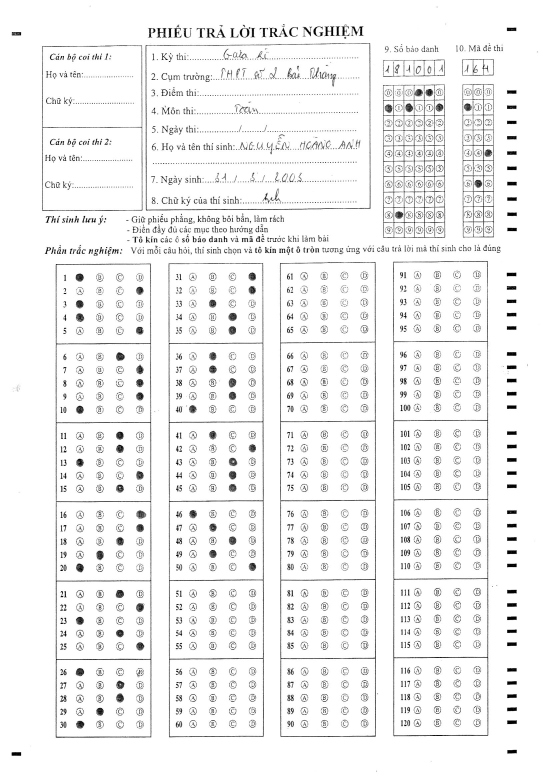
#> input picture 120/Anh_Nghieng/OK_181001_dadae.jpg, 1636 x 2351 px (shown at 1/3 size)
$ python Test2.py
#> lines starting #> are read from the running program, lines starting #| are printed output that depends on the picture; after the words box and inside, x2 and y2 are one past the last pixel; in counts of white or black regions, pixels touching at a corner belong together
### edgeDetect.py
import cv2
import numpy as np
def canny_edge_detection(image_path, blur_ksize=3, threshold1=25, threshold2=200):
	"""
	image_path: link to image
	blur_ksize: Gaussian kernel size
	threshold1: min threshold
	threshold2: max threshold
	"""
	img = cv2.imread(image_path)
	gray = cv2.cvtColor(img, cv2.COLOR_BGR2GRAY)
	img_gaussian = cv2.GaussianBlur(gray, (blur_ksize, blur_ksize), 0)
	img_canny = cv2.Canny(img_gaussian, threshold1, threshold2)

	return img_canny


# [39 lines of commented-out code are left out]
def order_points(pts):
	# initialzie a list of coordinates that will be ordered
	# such that the first entry in the list is the top-left,
	# the second entry is the top-right, the third is the
	# bottom-right, and the fourth is the bottom-left
	rect = np.zeros((4, 2), dtype = "float32")
	# the top-left point will have the smallest sum, whereas
	# the bottom-right point will have the largest sum
	s = pts.sum(axis = 1)
	rect[0] = pts[np.argmin(s)]
	rect[2] = pts[np.argmax(s)]
	# now, compute the difference between the points, the
	# top-right point will have the smallest difference,
	# whereas the bottom-left will have the largest difference
	diff = np.diff(pts, axis = 1)
	rect[1] = pts[np.argmin(diff)]
	rect[3] = pts[np.argmax(diff)]
	# return the ordered coordinates
	return rect

def four_point_transform(image, pts):
	# obtain a consistent order of the points and unpack them
	# individually
	rect = order_points(pts)
	(tl, tr, br, bl) = rect
	# compute the width of the new image, which will be the
	# maximum distance between bottom-right and bottom-left
	# x-coordiates or the top-right and top-left x-coordinates
	widthA = np.sqrt(((br[0] - bl[0]) ** 2) + ((br[1] - bl[1]) ** 2))
	widthB = np.sqrt(((tr[0] - tl[0]) ** 2) + ((tr[1] - tl[1]) ** 2))
	maxWidth = max(int(widthA), int(widthB))
	# compute the height of the new image, which will be the
	# maximum distance between the top-right and bottom-right
	# y-coordinates or the top-left and bottom-left y-coordinates
	heightA = np.sqrt(((tr[0] - br[0]) ** 2) + ((tr[1] - br[1]) ** 2))
	heightB = np.sqrt(((tl[0] - bl[0]) ** 2) + ((tl[1] - bl[1]) ** 2))
	maxHeight = max(int(heightA), int(heightB))
	# now that we have the dimensions of the new image, construct
	# the set of destination points to obtain a "birds eye view",
	# (i.e. top-down view) of the image, again specifying points
	# in the top-left, top-right, bottom-right, and bottom-left
	# order
	dst = np.array([
		[0, 0],
		[maxWidth - 1, 0],
		[maxWidth - 1, maxHeight - 1],
		[0, maxHeight - 1]], dtype = "float32")
	# compute the perspective transform matrix and then apply it
	M = cv2.getPerspectiveTransform(rect, dst)
	warped = cv2.warpPerspective(image, M, (maxWidth, maxHeight))
	# return the warped image
	return warped

### Test2.py
from edgeDetect import four_point_transform,canny_edge_detection
import numpy as np

import cv2
import imutils

path_image="120/Anh_Nghieng/OK_181001_dadae.jpg"
# load the image and compute the ratio of the old height
# to the new height, clone it, and resize it
image = cv2.imread(path_image)
#> image is the input picture: shape (2351, 1636, 3); min 0, max 255, mean 242.1
ratio = image.shape[0] / 500.0
#> ratio = 4.7
orig = image.copy()
image = imutils.resize(image, height = 500)
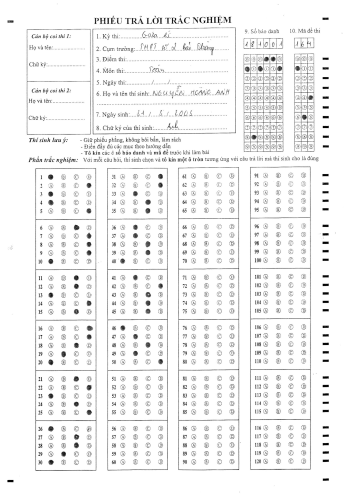
#> image: shape (500, 347, 3); min 0, max 255, mean 242.1
# convert the image to grayscale, blur it, and find edges
# in the image
gray = cv2.cvtColor(image, cv2.COLOR_BGR2GRAY)
gray = cv2.GaussianBlur(gray, (5, 5), 0)
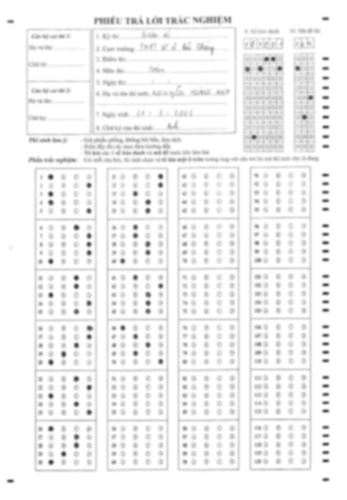
#> gray: shape (500, 347); min 60, max 255, mean 242.1
#edged = cv2.Canny(gray, 90, 150)
edged=canny_edge_detection(path_image)
#> in canny_edge_detection, `img_canny = cv2.Canny(img_gaussian, threshold1, threshold2)`:
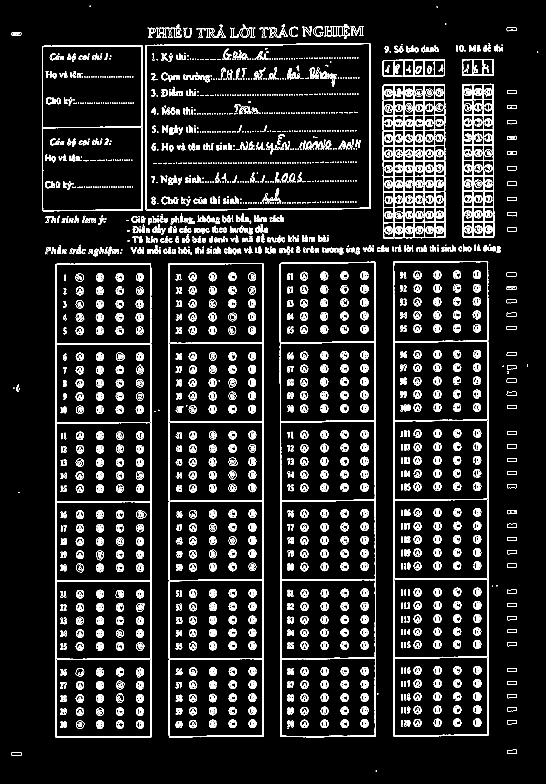
#> img_canny: shape (2351, 1636) (shown at 1/3 size); 6.2% white in thin lines or dots
# show the original image and the edge detected image
print("STEP 1: Edge Detection")
cv2.imshow("a",edged)

cnts = cv2.findContours(edged.copy(), cv2.RETR_LIST, cv2.CHAIN_APPROX_SIMPLE)
#> cnts = 8708 contours, 4709 with area under 20; largest, box (x1, y1, x2, y2) and area: (839, 785, 1128, 2212) 408248, (166, 790, 455, 2214) 407138, (1179, 783, 1466, 2209) 404969, (505, 789, 792, 2213) 404365, (436, 129, 1112, 632) 334752
cnts = imutils.grab_contours(cnts)
cnts = sorted(cnts, key = cv2.contourArea, reverse = True)
for k in cnts[7:9]:
	cv2.drawContours(orig, k, -1, (255, 25, 25), 5)
#> this loop made 2 passes
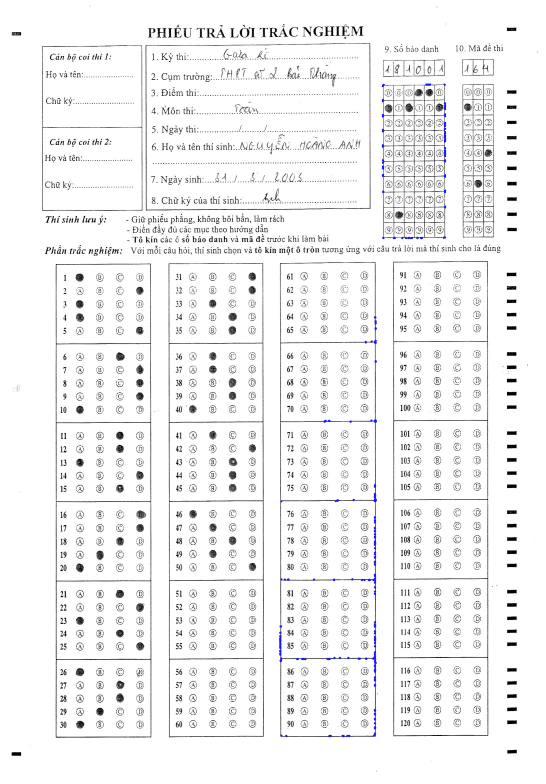
#> orig: shape (2351, 1636, 3) (shown at 1/3 size); 0.18% of pixels changed, all inside (x1, y1, x2, y2) = (837, 250, 1339, 2212)
# loop over the contours
for c in cnts:
	# approximate the contour
	peri = cv2.arcLength(c, True)
	approx = cv2.approxPolyDP(c, 0.02 * peri, True)

	# if our approximated contour has four points, then we
	# can assume that we have found our screen
	if len(approx) == 4:
		print(approx)
		screenCnt = approx
		break
#> this loop made 1 pass
#> (peri, screenCnt) on pass 1: (3467.8, [[1124, 785], [839, 792], [843, 2210], [1127, 2207]])
#| [[[1124  785]]
#|  [[ 839  792]]
#|  [[ 843 2210]]
#|  [[1127 2207]]]
# show the contour (outline) of the piece of paper
print("STEP 2: Find contours of paper")
# apply the four point transform to obtain a top-down
# view of the original image
warped = four_point_transform(orig, screenCnt.reshape(4, 2) * ratio)
#> in order_points, `s = pts.sum(axis = 1)`: s = [8976.1, 7669, 14355.2, 15676.5]
#> in order_points, `diff = np.diff(pts, axis = 1)`: diff = [-1594, -221, 6427.6, 5078.2]
#> in four_point_transform, `rect = order_points(pts)`: rect = [[3945, 3724], [5285, 3691.1], [5299.2, 10377.3], [3963.8, 10391.4]]
#> in four_point_transform, `(tl, tr, br, bl) = rect`: tl = [3945, 3724]; tr = [5285, 3691.1]; br = [5299.2, 10377.3]; bl = [3963.8, 10391.4]
#> in four_point_transform, `widthA = np.sqrt(((br[0] - bl[0]) ** 2) + ((br[1] - bl[1]) ** 2))`: widthA = 1335.4
#> in four_point_transform, `widthB = np.sqrt(((tr[0] - tl[0]) ** 2) + ((tr[1] - tl[1]) ** 2))`: widthB = 1340.5
#> in four_point_transform, `maxWidth = max(int(widthA), int(widthB))`: maxWidth = 1340
#> in four_point_transform, `heightA = np.sqrt(((tr[0] - br[0]) ** 2) + ((tr[1] - br[1]) ** 2))`: heightA = 6686.3
#> in four_point_transform, `heightB = np.sqrt(((tl[0] - bl[0]) ** 2) + ((tl[1] - bl[1]) ** 2))`: heightB = 6667.5
#> in four_point_transform, `maxHeight = max(int(heightA), int(heightB))`: maxHeight = 6686
#> in four_point_transform, `dst = np.array([ [0, 0], [maxWidth - 1, 0], [maxWidth - 1, maxHeight -..`: dst = [[0, 0], [1339, 0], [1339, 6685], [0, 6685]]
#> in four_point_transform, `M = cv2.getPerspectiveTransform(rect, dst)`: M = [[1.01, -0.00284, -3966.8], [0.0247, 1.01, -3841.1], [2.1e-06, -5.4e-07, 1]]
#> in four_point_transform, `warped = cv2.warpPerspective(image, M, (maxWidth, maxHeight))`: warped: shape (6686, 1340, 3); every value is 0
# convert the warped image to grayscale, then threshold it
# to give it that 'black and white' paper effect
# warped = cv2.cvtColor(warped, cv2.COLOR_BGR2GRAY)
# T = canny_edge_detection(path_image)
# warped = (warped > T).astype("uint8") * 255
# show the original and scanned images
def paint(image,cnts):
    if cv2.contourArea(cnts) > 600:
        cv2.drawContours(image,cnts,-1,(255,25,25),5)
        peri = cv2.arcLength(cnts, True)
#> peri = 3448.2
        approx = cv2.approxPolyDP(cnts, 0.02 * peri, True)
#> approx = [[506, 790], [506, 2206], [788, 2210], [789, 790]]
        left=(approx[1][0][0],approx[1][0][1])
#> left = (506, 2206)
        right=(approx[3][0][0],approx[3][0][1])
#> right = (789, 790)
        left2 = (approx[2][0][0], approx[2][0][1])
#> left2 = (788, 2210)
        right2 = (approx[0][0][0], approx[0][0][1])
#> right2 = (506, 790)
        print(approx,approx.shape)
#| [[[ 506  790]]
#|  [[ 506 2206]]
#|  [[ 788 2210]]
#|  [[ 789  790]]] (4, 1, 2)
        print(left,right)
#| (506, 2206) (789, 790)
        cv2.rectangle(image,left,right,(0,0,255),3)
        cv2.rectangle(image, left2, right2, (0, 255, 255), 3)
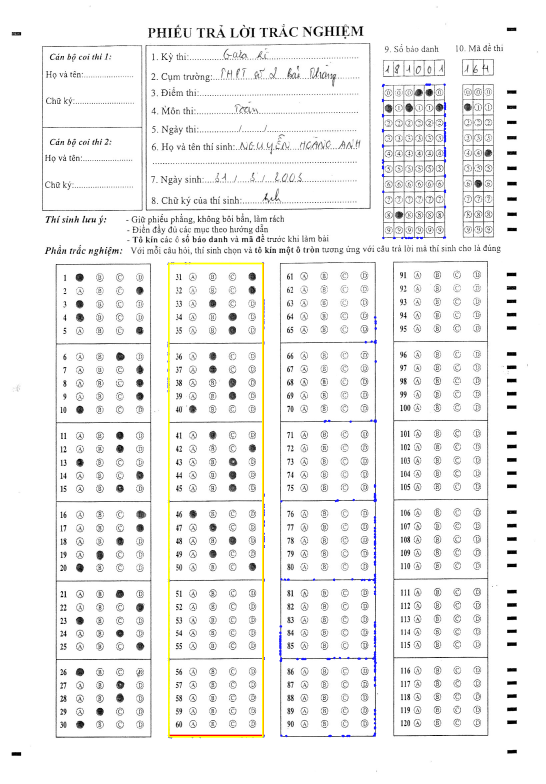
#> image: shape (2351, 1636, 3) (shown at 1/3 size); mean B, G, R 241.3, 242, 242.1
        cv2.line(image,left,left2,(255,0,255),3)
#> image: shape (2351, 1636, 3); 0.04% of pixels changed, all inside (x1, y1, x2, y2) = (504, 2204, 791, 2213)
        print(len(cnts))
#| 189
cv2.imwrite("120/ImageAlign/ed2.jpg",warped)
paint(orig,cnts[3])
print(warped.shape)
#| (6686, 1340, 3)
print("STEP 3: Apply perspective transform")
cv2.imshow("Original", imutils.resize(orig, height = 650))
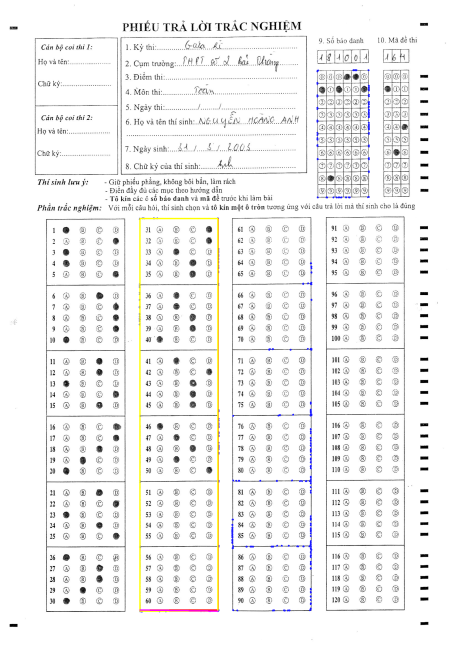
#> window 'Original': shape (650, 452, 3); mean B, G, R 241.4, 241.9, 242.1
cv2.imshow("Scanned", imutils.resize(warped, height = 650))
cv2.waitKey(0)
